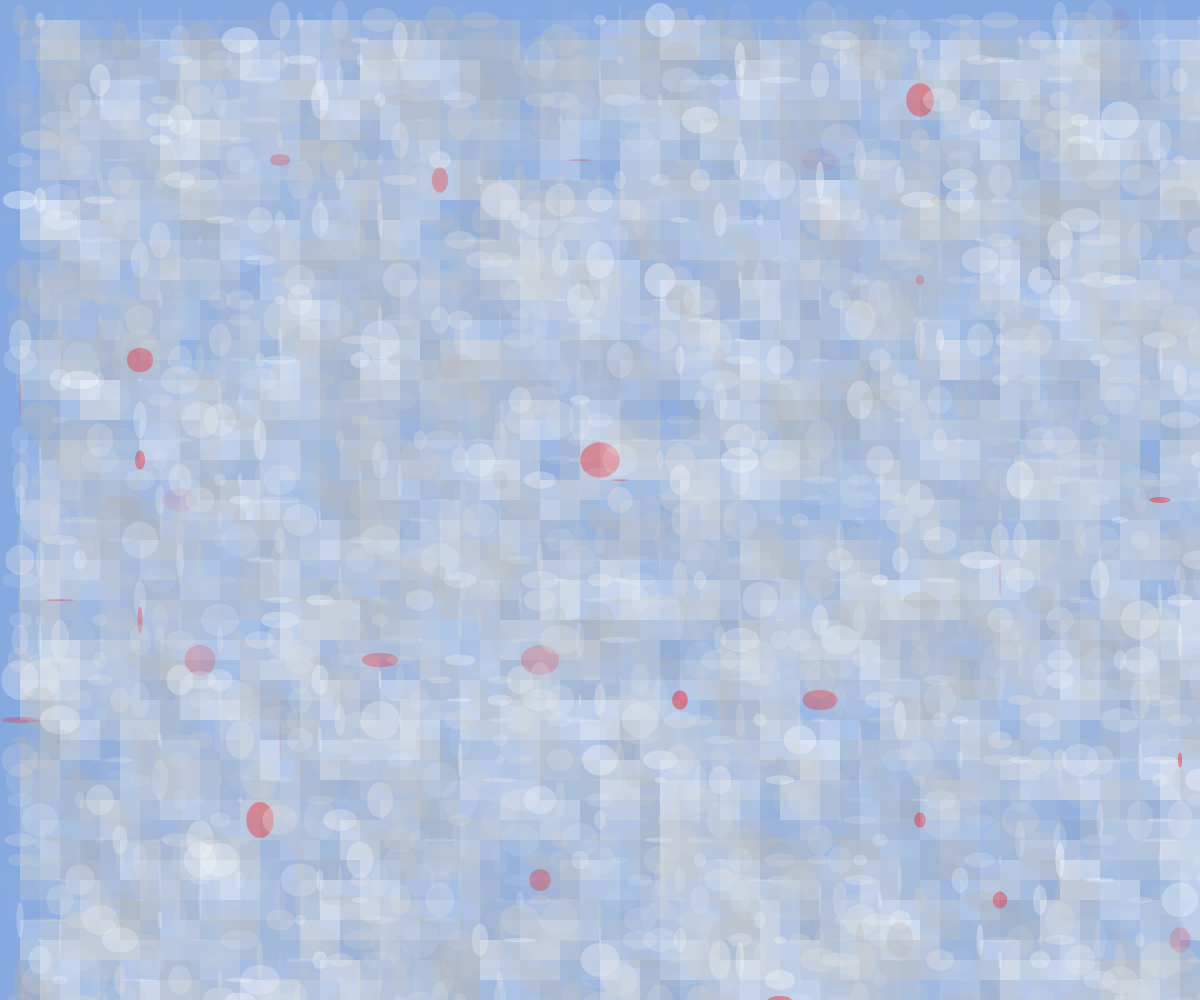
Frame 1 (no input)
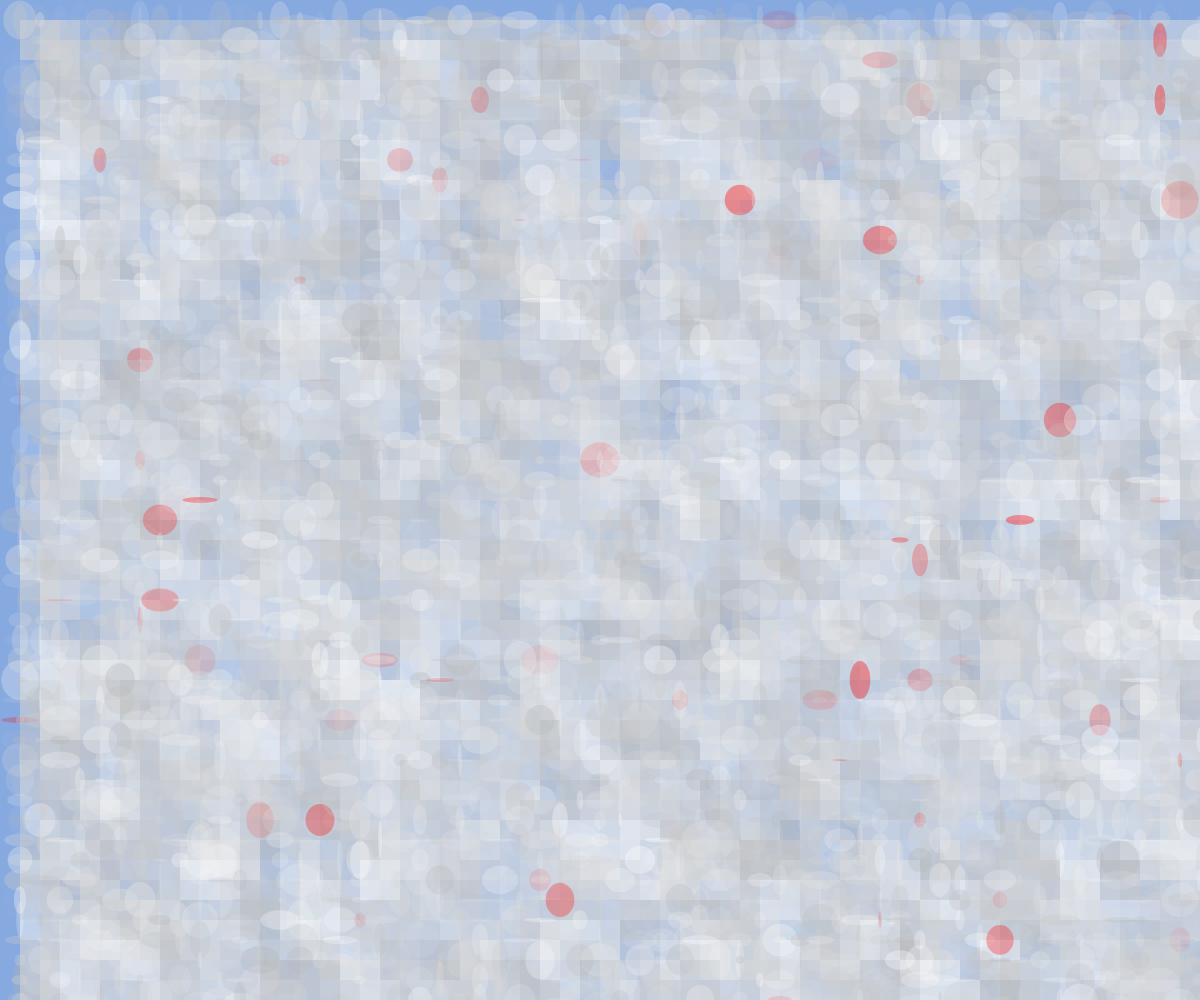
Frame 2 (the mouse pressed at the canvas centre, redrawn once)

The p5.js sketch that drew these frames (run headless with seeded random() and noise() and a simulated clock; the mouse was pressed at the canvas centre and the sketch redrawn once):

// p5.js sketch
// ── sketch.js
// Example 24

function setup() {
  createCanvas(windowWidth, windowHeight);
  background('#86a9e0');
  smooth();
  noStroke();
  noLoop();
}

function draw(){
  var x = 0;
  while (x < width) {
    var y = 0;
    while (y < height) {
        if (random(100) < 1 ) {
            fill(255, 0, 0, random(100));
          } else {
            // but usually pick a random gray color
            fill(random(180, 255), random(90));
            rect(x+20, y+20, 40, 40);
          }
      ellipse(x+20, y+20, random(40), random(40));
      y = y + 20;
    }
    x = x + 20;
  }
}
